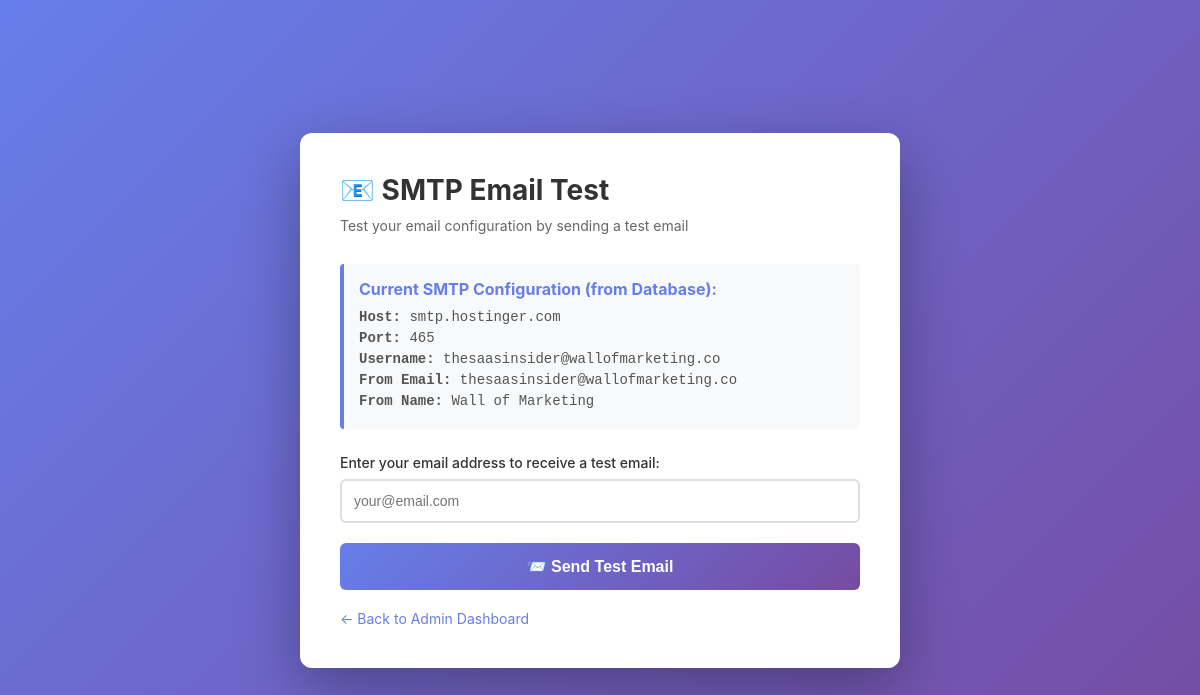
The page /admin/testing/test-smtp.php on the database its author committed.
### tables this page shows
CREATE TABLE IF NOT EXISTS `smtp_settings` (
  `id` int(11) NOT NULL AUTO_INCREMENT,
  `smtp_host` varchar(255) NOT NULL,
  `smtp_port` int(11) NOT NULL DEFAULT 587,
  `smtp_username` varchar(255) NOT NULL,
  `smtp_password` varchar(255) NOT NULL,
  `smtp_encryption` enum('tls','ssl','none') DEFAULT 'tls',
  `from_email` varchar(255) NOT NULL,
  `from_name` varchar(255) NOT NULL,
  `is_active` tinyint(1) DEFAULT 1,
  `created_at` timestamp NOT NULL DEFAULT CURRENT_TIMESTAMP,
  `updated_at` timestamp NULL DEFAULT NULL ON UPDATE CURRENT_TIMESTAMP,
  PRIMARY KEY (`id`)
);

### admin/testing/test-smtp.php (the view, shortened to what this page needs)
<?php
require_once __DIR__ . '/config/config.php';
try {
    $stmt = $db->query("SELECT * FROM smtp_settings WHERE id = 1");
    $settings = $stmt->fetch(PDO::FETCH_ASSOC);
} catch (Exception $e) {
    die('<div style="padding: 40px; text-align: center; font-family: Arial;"><h1>⚠️ Database Error</h1><p>' . htmlspecialchars($e->getMessage()) . '</p></div>');
}
?>
<!DOCTYPE html>
<html lang="en">
<head>
</head>
<body>
    <div class="container">
        <h1>📧 SMTP Email Test</h1>
        <p class="subtitle">Test your email configuration by sending a test email</p>
        <div class="config-info">
            <h3>Current SMTP Configuration (from Database):</h3>
            <p><strong>Host:</strong> <?php echo htmlspecialchars($settings['smtp_host'] ?? 'Not set'); ?></p>
            <p><strong>Port:</strong> <?php echo htmlspecialchars($settings['smtp_port'] ?? 'Not set'); ?></p>
            <p><strong>Username:</strong> <?php echo htmlspecialchars($settings['smtp_username'] ?? 'Not set'); ?></p>
            <p><strong>From Email:</strong> <?php echo htmlspecialchars($settings['from_email'] ?? 'Not set'); ?></p>
            <p><strong>From Name:</strong> <?php echo htmlspecialchars($settings['from_name'] ?? 'Not set'); ?></p>
        </div>
        <form method="POST" action="">
            <div class="form-group">
                <label for="test_email">Enter your email address to receive a test email:</label>
                <input type="email"
                       id="test_email"
                       name="test_email"
                       placeholder="your@email.com"
                       required
                       value="<?php echo htmlspecialchars($_POST['test_email'] ?? ''); ?>">
            </div>
            <button type="submit">📨 Send Test Email</button>
        </form>
        <a href="/admin/dashboard.php" class="back-link">← Back to Admin Dashboard</a>
    </div>
</body>
</html>

### admin/testing/test-smtp.php (style rules this page uses)
* { margin: 0; padding: 0; box-sizing: border-box; }
body { font-family: -apple-system, BlinkMacSystemFont, 'Segoe UI', Roboto, 'Helvetica Neue', Arial, sans-serif; background: linear-gradient(135deg, #667eea 0%, #764ba2 100%); min-height: 100vh; display: flex; align-items: center; justify-content: center; padding: 20px; }
.container { background: white; border-radius: 12px; box-shadow: 0 20px 60px rgba(0,0,0,0.3); max-width: 600px; width: 100%; padding: 40px; }
h1 { color: #333; margin-bottom: 10px; font-size: 28px; }
.subtitle { color: #666; margin-bottom: 30px; font-size: 14px; }
.config-info { background: #f8f9fa; border-left: 4px solid #667eea; padding: 15px; margin-bottom: 25px; border-radius: 4px; }
.config-info h3 { color: #667eea; margin-bottom: 10px; font-size: 16px; }
.config-info p { color: #555; font-size: 14px; margin: 5px 0; font-family: 'Courier New', monospace; }
.form-group { margin-bottom: 20px; }
label { display: block; margin-bottom: 8px; color: #333; font-weight: 500; font-size: 14px; }
input[type="email"] { width: 100%; padding: 12px; border: 2px solid #e0e0e0; border-radius: 6px; font-size: 14px; transition: border-color 0.3s; }
button { background: linear-gradient(135deg, #667eea 0%, #764ba2 100%); color: white; border: none; padding: 14px 32px; border-radius: 6px; font-size: 16px; font-weight: 600; cursor: pointer; width: 100%; transition: transform 0.2s, box-shadow 0.2s; }
.back-link { display: inline-block; margin-top: 20px; color: #667eea; text-decoration: none; font-size: 14px; }

### rows shown on the page
smtp_settings: smtp_host "smtp.hostinger.com", smtp_port "465", smtp_username "thesaasinsider@wallofmarketing.co", from_email "thesaasinsider@wallofmarketing.co", from_name "Wall of Marketing"
